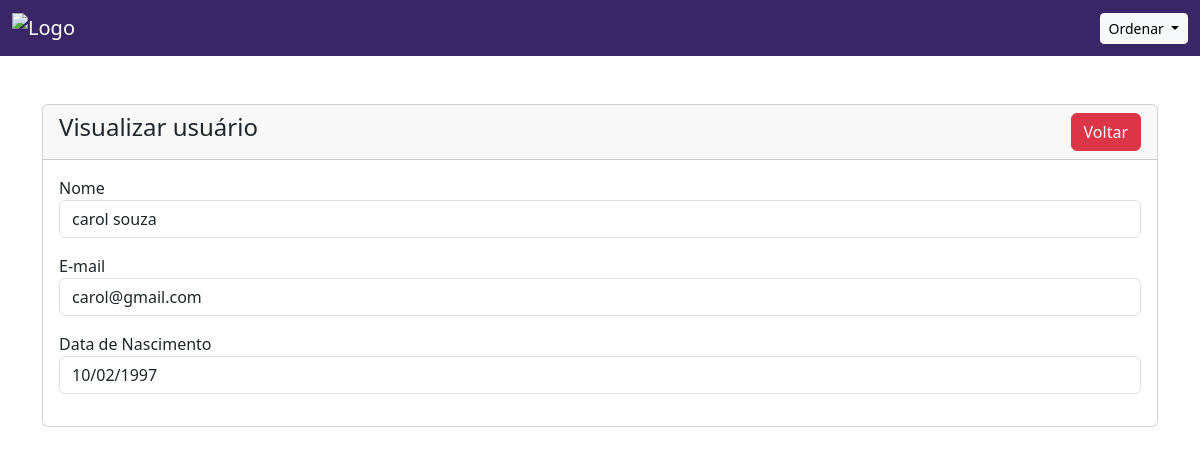
Page /usuario-view.php?id_usuario=5 on the committed database.
### tables this page shows
CREATE TABLE `cadastro` (
  `id_usuario` int(11) NOT NULL,
  `nome` varchar(100) NOT NULL,
  `cpf` char(11) NOT NULL,
  `sexo` enum('Masculino','Feminino','Outro') NOT NULL,
  `endereco` text NOT NULL,
  `cep` char(9) NOT NULL,
  `email` varchar(80) NOT NULL,
  `celular` varchar(20) NOT NULL,
  `logins` varchar(50) NOT NULL,
  `senha` varchar(255) NOT NULL,
  `data_nascimento` date NOT NULL,
  `nome_materno` varchar(60) NOT NULL,
  `data_cadastro` datetime NOT NULL DEFAULT current_timestamp(),
  `tipo` enum('comum','master') DEFAULT 'comum'
);

### usuario-view.php (the view, shortened to what this page needs)
<?php
include 'conexao.php';
?>
<!doctype html>
<html lang="pt-BR">
  <head>
    <link href="https://cdn.jsdelivr.net/npm/bootstrap@5.3.8/dist/css/bootstrap.min.css" rel="stylesheet">
  </head>
  <body>
    <?php include('navbar.php'); ?>
    <div class="container mt-5">
        <div class="row">
            <div class="col-md-12">
                <div class="card">
                    <div class="card-header">
                        <h4>Visualizar usuário
                        <a href="crud.php" class="btn btn-danger float-end">Voltar</a>
                        </h4>
                    </div>
                    <div class="card-body">
                        <?php
                        if (isset($_GET['id_usuario'])) {
                            $usuario_id = mysqli_real_escape_string($conexao, $_GET['id_usuario']);
                            $sql = "SELECT * FROM cadastro WHERE id_usuario='$usuario_id'";
                            $query = mysqli_query($conexao, $sql);
                            if (mysqli_num_rows($query) > 0) {
                                $usuario = mysqli_fetch_array($query);
                        ?>
                            <div class="mb-3">
                                <label>Nome</label>
                                <p class="form-control">
                                    <?= $usuario['nome'] ?>
                                </p>
                            </div>
                             <div class="mb-3">
                                <label>E-mail</label>
                                <p class="form-control">
                                    <?= $usuario['email'] ?>
                                </p>
                            </div>
                             <div class="mb-3">
                                <label>Data de Nascimento</label>
                                <p class="form-control">
                                    <?=date('d/m/Y', strtotime($usuario['data_nascimento'])) ?>
                                </p>
                            </div>
                             <?php
                             }else {
                                echo "<h5>Usuário não encontrado</h5>";
                             }
                            }
                             ?>
                            </div>
                    </div>
                </div>
            </div>
        </div>
  </body>
</html>

### rows in the picture
cadastro: nome "carol souza", email "carol@gmail.com", data_nascimento "10/02/1997"
